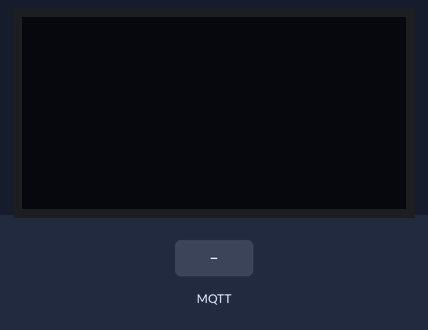
A sketch run on a simulated ESP32. Parts: 128×64 one-colour display. Inputs (shaded band) come from the test bench. WiFi joins after 1.5 s; servers stay silent unless stated; the display library's start-up logo is not drawn; no MQTT or app messages arrive unless stated; what the sketch prints to the serial monitor is not drawn.

Above: at 5.2 s.
5.3 s: MQTT message "1" arrives on the first subscribed topic
At 6.4 s:
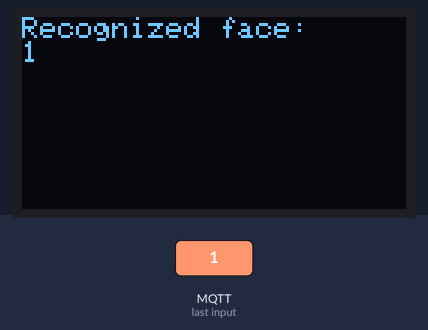
6.8 s: MQTT message "on" arrives on the first subscribed topic
At 7.5 s:
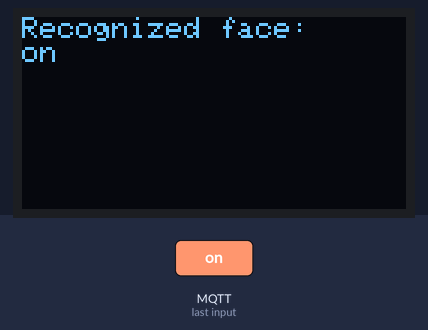
8.3 s: MQTT message "off" arrives on the first subscribed topic
At 8.7 s:
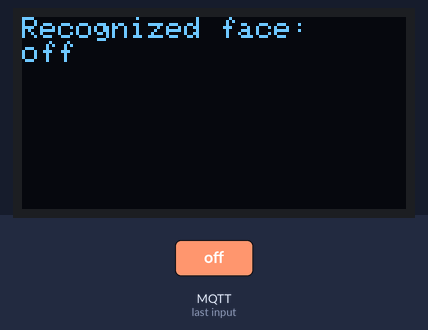
9.8 s: MQTT message "0" arrives on the first subscribed topic
At 11.0 s:
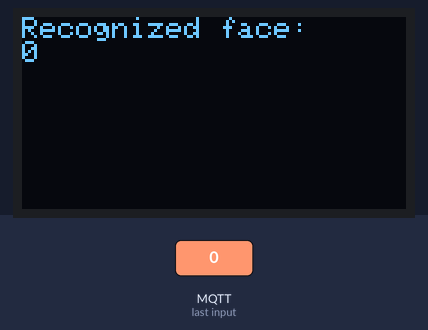
Timing chart, 0 to 12.3 s (numbered marks = the images above; inputs shaded):
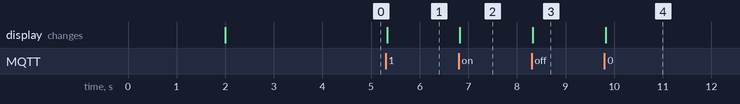

Measured:
- after the input at 5.3 s, the display: changes at once (image 1)
- after the input at 6.8 s, the display: changes at once (image 2)
- after the input at 8.3 s, the display: changes at once (image 3)
- after the input at 9.8 s, the display: changes at once (image 4)

The sketch:

sketch_jan11a.ino
```cpp
#include <Wire.h>
#include <Adafruit_GFX.h>
#include <Adafruit_SSD1306.h>
#include <WiFi.h>
#include <PubSubClient.h>

// Replace with your WiFi credentials
const char* ssid = "ssid";
const char* password = "password";

// Replace with your MQTT broker address
const char* mqtt_server = "broker.hivemq.com";

// Replace with the MQTT topic you are subscribing to
const char* topic = "facial_recognition_results";

// Replace with the I2C address of your OLED display
#define OLED_ADDR   0x3C

Adafruit_SSD1306 display(128, 64, &Wire, -1);

WiFiClient espClient;
PubSubClient client(espClient);

void setup() {
  Serial.begin(115200);

  // Connect to Wi-Fi
  WiFi.begin(ssid, password);
  while (WiFi.status() != WL_CONNECTED) {
    delay(1000);
    Serial.println("Connecting to WiFi...");
  }
  Serial.println("Connected to WiFi");

  // Set up OLED display
  if(!display.begin(OLED_ADDR)) {
    Serial.println(F("SSD1306 allocation failed"));
    for(;;);
  }
  display.display();
  delay(2000);  // Pause for 2 seconds

  // Clear the display
  display.clearDisplay();
  display.display();

  // Set up MQTT client
  client.setServer(mqtt_server, 1883);
  client.setCallback(callback);
}

void callback(char* received_topic, byte* payload, unsigned int length) {
  Serial.println("Message received from MQTT broker:");

  // Create a buffer to hold the payload and convert it to a string
  char payloadString[length + 1];
  memcpy(payloadString, payload, length);
  payloadString[length] = '\0';

  Serial.print("Topic: ");
  Serial.println(received_topic);
  Serial.print("Payload: ");
  Serial.println(payloadString);

  // Display the name on OLED
  display.clearDisplay();
  display.setTextSize(1);
  display.setTextColor(SSD1306_WHITE);
  display.setCursor(0, 0);
  display.println("Recognized face:");
  display.println(payloadString);
  display.display();
}

void reconnect() {
  // Loop until we're reconnected to the MQTT broker
  while (!client.connected()) {
    Serial.println("Attempting MQTT connection...");
    if (client.connect("ESP32Client")) {
      Serial.println("Connected to MQTT broker");
      // Subscribe to the topic
      client.subscribe(topic);
    } else {
      Serial.print("Failed, rc=");
      Serial.print(client.state());
      Serial.println(" Retrying in 5 seconds...");
      delay(5000);
    }
  }
}

void loop() {
  if (!client.connected()) {
    reconnect();
  }

  // Check for incoming MQTT messages
  client.loop();
}
```
